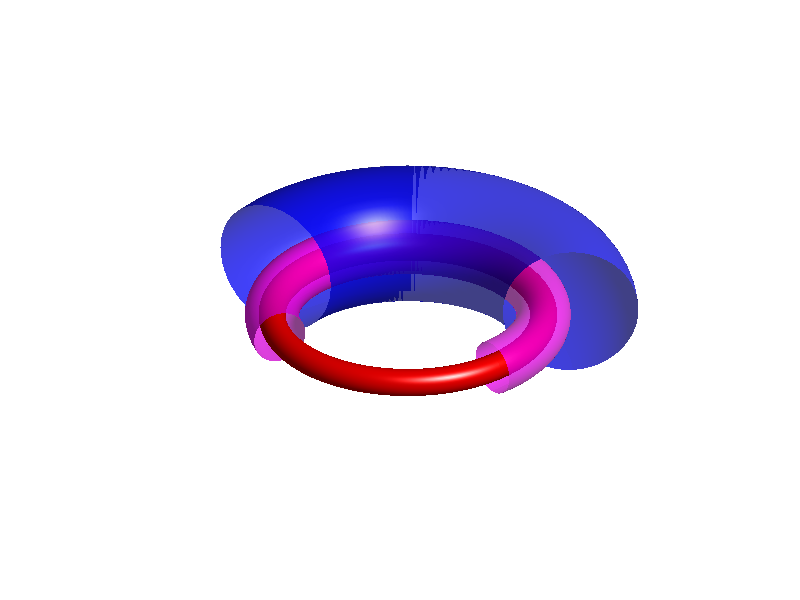
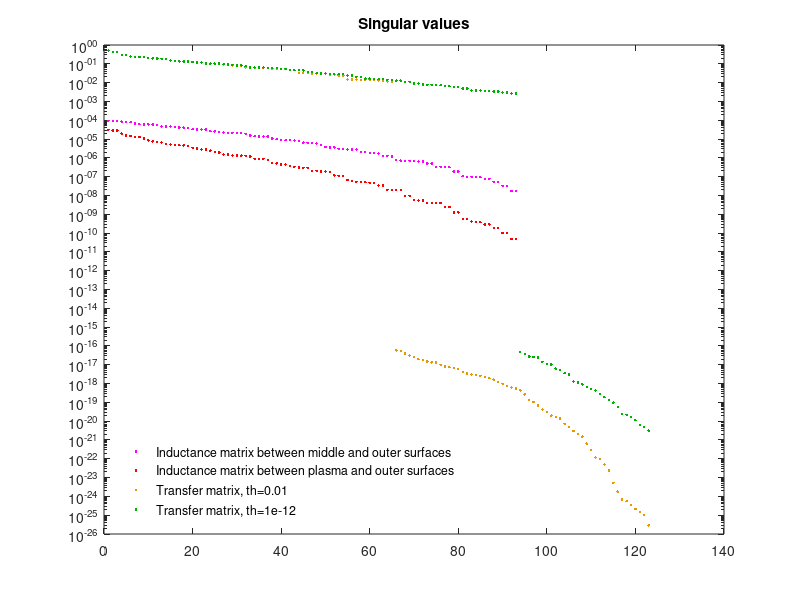
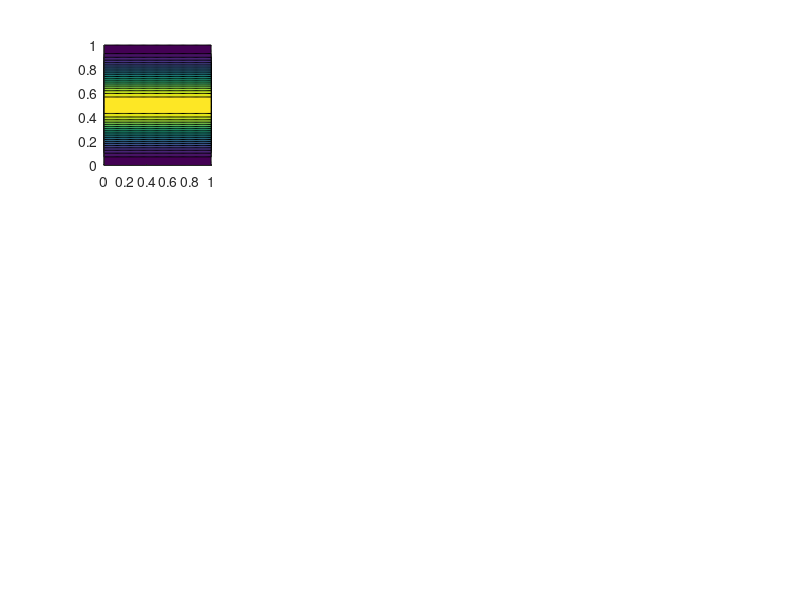

These charts were generated, in order, by the following MATLAB code: (Note: this script raises an error after producing the figures.)
function bdistrib()

% This matlab script performs the same steps to the fortran program. The
% fortran and matlab versions are completely independent of each other. For
% identical inputs, they should give identical outputs to within roundoff
% error.

clear

basis_set_option = 2;
% 1 = sines only
% 2 = cosines only
% 3 = both sines and cosines

% Resolution parameters:
% **********************************

nu_plasma = 63;
nu_middle = 51;
nu_outer  = 49;

nv_plasma = 48;
nv_middle = 47;
nv_outer  = 40;

mpol_plasma = 10;
mpol_middle = 9;
mpol_outer  = 8;

ntor_plasma = 7;
ntor_middle = 6;
ntor_outer  = 5;


% Options for the shape of the plasma surface:
% **********************************
geometry_option_plasma = 0;
woutFilename = 'C:\Users\landreman\Box Sync\MATLAB\20150601-01 Sfincs version 3\equilibria\wout_w7x_standardConfig.nc';
R0_plasma = 5.0;
a_plasma = 0.5;
nfp_imposed = 4;

% Options for the shape of the middle surface:
% **********************************
geometry_option_middle = 0;
R0_middle = 3.0;
a_middle = 1.0;
separation_middle = 0.35;

% Options for the shape of the outer surface:
% **********************************
geometry_option_outer = 1;
R0_outer = 6.0;
a_outer = 2.5;
separation_outer = 0.7; 

% Options for the SVDs and pseudo-inverse:
% **********************************
pseudoinverse_thresholds = [1e-2 1e-12];

n_singular_vectors_to_save = 12;

inverse_option = 0;
% 0 = Pseudo-inverse with customizable threshold, analogous to the implementation in the fortran version.
% 1 = Matlab "/"
% 2 = Matlab inv()
% 3 = Matlab pinv()

% Plotting options:
% **********************************

plot3DFigure = true;
%plot3DFigure = false;

%plotGrids = true;
plotGrids = false;

%plotVectors = true;
plotVectors = false;

%stopAfterInitialPlots = true;
stopAfterInitialPlots = false;

figureOffset = 0;

% Options related to checking fortran version
% *******************************************

compareToFortran = true;
%compareToFortran = false;

fortranNcFilename = 'C:\Users\landreman\Box Sync\MATLAB\bdistrib_out.compareToMatlab.nc';

fortranComparisonThreshhold = 1e-7;

% *************************************************************************
% *************************************************************************
% End of input parameters.
% *************************************************************************
% *************************************************************************

    function compareVariableToFortran(variableName, varargin)
        % Specify 'abs' as an argument to compare the absolute values.
        % This is useful for the singular vectors, which are only defined
        % up to a sign in practice.
        if ~ compareToFortran
            return
        end
        try
            fortranVariable = double(ncread(fortranNcFilename,variableName));
        catch
            fprintf(['*** Variable ',variableName,' does not exist in the fortran output file.\n'])
            return
        end
        matlabVariable = eval(variableName);
        assignin('base',[variableName,'_m'],matlabVariable)
        assignin('base',[variableName,'_f'],fortranVariable)
        if isrow(matlabVariable)
            matlabVariable = matlabVariable(:);
        end
        if isrow(fortranVariable)
            fortranVariable = fortranVariable(:);
        end
        try
            % Next lines will cause an exception if sizes are different:
            if nargin>1 && strcmp(varargin{1},'abs')
                differences = abs(abs(matlabVariable) - abs(fortranVariable)) > fortranComparisonThreshhold;
            else
                differences = abs(matlabVariable - fortranVariable) > fortranComparisonThreshhold;
            end
            if any(any(any(differences)))
                fprintf(['*** Variable ',variableName,' is the same size Matlab and fortran but differs in value. max|diff|=%g\n'],max(max(max(differences))))
            else
                fprintf(['    Variable ',variableName,' is the same in Matlab and fortran.\n'])
            end
        catch
            fprintf(['*** Variable ',variableName,' is a different size between Matlab and fortran.\n'])
        end
    end

compareVariableToFortran('nu_plasma')
compareVariableToFortran('nv_plasma')
compareVariableToFortran('nu_middle')
compareVariableToFortran('nv_middle')
compareVariableToFortran('nu_outer')
compareVariableToFortran('nv_outer')
compareVariableToFortran('geometry_option_plasma')
compareVariableToFortran('geometry_option_middle')
compareVariableToFortran('geometry_option_outer')
compareVariableToFortran('pseudoinverse_thresholds')

% *********************************************
% Set up Fourier arrays
% *********************************************

    function [mnmax, xm, xn] = setupFourierArrays(mpol,ntor)
        % xm is non-negative, while xn can be negative
        % xn is the rapidly increasing variable.
        
        % When xm=0, xn=1..ntor.
        % When xm>0, xn=-ntor..ntor.
        mnmax = ntor + mpol*(2*ntor+1);
        
        xm = zeros(mnmax,1);
        xn = zeros(mnmax,1);
        xn(1:ntor) = 1:ntor;
        nextIndex = ntor+1;
        for m = 1:mpol
            indices = nextIndex:(nextIndex+2*ntor);
            xm(indices) = m;
            xn(indices) = (-ntor):ntor;
            nextIndex = nextIndex + 2*ntor+1;
        end
    end
    
[mnmax_plasma, xm_plasma, xn_plasma] = setupFourierArrays(mpol_plasma, ntor_plasma);
[mnmax_middle, xm_middle, xn_middle] = setupFourierArrays(mpol_middle, ntor_middle);
[mnmax_outer, xm_outer, xn_outer]    = setupFourierArrays(mpol_outer, ntor_outer);

compareVariableToFortran('mpol_plasma')
compareVariableToFortran('ntor_plasma')
compareVariableToFortran('mpol_middle')
compareVariableToFortran('ntor_middle')
compareVariableToFortran('mpol_outer')
compareVariableToFortran('ntor_outer')
compareVariableToFortran('mnmax_plasma')
compareVariableToFortran('mnmax_middle')
compareVariableToFortran('mnmax_outer')
compareVariableToFortran('xn_plasma')
compareVariableToFortran('xm_plasma')
compareVariableToFortran('xn_plasma')
compareVariableToFortran('xm_middle')
compareVariableToFortran('xn_middle')
compareVariableToFortran('xm_outer')
compareVariableToFortran('xn_outer')
compareVariableToFortran('basis_set_option')

% *********************************************
% Initialize the plasma surface:
% *********************************************

switch geometry_option_plasma
    case {0,1}
        % Plain axisymmetric circular torus
        nfp = nfp_imposed;
        mnmax = 2;
        xm = [0,1];
        xn = [0,0];
        rmnc = [R0_plasma; a_plasma];
        zmns = [0; a_plasma];
        whichSurface = 2;
        Rmajor_p = R0_plasma;
        
    case {2}
        % Load flux surface info from VMEC
        filename = woutFilename;
        ns = double(ncread(filename,'ns'));
        Rmajor_p = double(ncread(filename,'Rmajor_p'));
        nfp = double(ncread(filename,'nfp'));
        xm = double(ncread(filename,'xm'));
        xn = double(ncread(filename,'xn'));
        xm_nyq = double(ncread(filename,'xm_nyq'));
        xn_nyq = double(ncread(filename,'xn_nyq'));
        rmnc = double(ncread(filename,'rmnc'));
        zmns = double(ncread(filename,'zmns'));
        bmnc = double(ncread(filename,'bmnc'));
        mnmax = double(ncread(filename,'mnmax'));
        mnmax_nyq = double(ncread(filename,'mnmax_nyq'));
        
        whichSurface = ns; % Choose the outermost surface
        % Discard the other surfaces:
        rmnc = rmnc(:,whichSurface);
        zmns = zmns(:,whichSurface);
        
    otherwise
        error('Invalid setting for geometry_option_plasma')
end

nvl_plasma = nv_plasma * nfp;
nvl_middle = nv_middle * nfp;
nvl_outer = nv_outer * nfp;

u_plasma = linspace(0,1,nu_plasma+1);
u_plasma(end) = [];
v_plasma = linspace(0,1,nv_plasma+1);
v_plasma(end) = [];
vl_plasma = linspace(0,nfp,nvl_plasma+1);
vl_plasma(end) = [];
[vl_plasma_2D, u_plasma_2D] = meshgrid(vl_plasma, u_plasma);

x = zeros(nu_plasma,nvl_plasma);
y = zeros(nu_plasma,nvl_plasma);
z = zeros(nu_plasma,nvl_plasma);

dxdu = zeros(nu_plasma,nvl_plasma);
dydu = zeros(nu_plasma,nvl_plasma);
dzdu = zeros(nu_plasma,nvl_plasma);

dxdv = zeros(nu_plasma,nvl_plasma);
dydv = zeros(nu_plasma,nvl_plasma);
dzdv = zeros(nu_plasma,nvl_plasma);

for i=1:mnmax
    angle = xm(i)*2*pi*u_plasma_2D-xn(i)*2*pi/nfp*vl_plasma_2D;
    angle2 = 2*pi*vl_plasma_2D/nfp;
    
    x = x + rmnc(i)*cos(angle).*cos(angle2);
    y = y + rmnc(i)*cos(angle).*sin(angle2);
    z = z + zmns(i)*sin(angle);
    
    dxdu = dxdu - 2*pi*xm(i)*rmnc(i)*sin(angle).*cos(angle2);
    dydu = dydu - 2*pi*xm(i)*rmnc(i)*sin(angle).*sin(angle2);
    dzdu = dzdu + 2*pi*xm(i)*zmns(i)*cos(angle);
    
    dxdv = dxdv + 2*pi/nfp*xn(i)*rmnc(i)*sin(angle).*cos(angle2) ...
        - 2*pi/nfp*rmnc(i)*cos(angle).*sin(angle2);
    dydv = dydv + 2*pi/nfp*xn(i)*rmnc(i)*sin(angle).*sin(angle2) ...
        + 2*pi/nfp*rmnc(i)*cos(angle).*cos(angle2);
    dzdv = dzdv - 2*pi/nfp*xn(i)*zmns(i)*cos(angle);
end

Nx = dydv .* dzdu - dzdv .* dydu;
Ny = dzdv .* dxdu - dxdv .* dzdu;
Nz = dxdv .* dydu - dydv .* dxdu;

r_plasma = zeros(nu_plasma, nvl_plasma, 3);
drdu_plasma = zeros(nu_plasma, nvl_plasma, 3);
drdv_plasma = zeros(nu_plasma, nvl_plasma, 3);
normal_plasma = zeros(nu_plasma, nvl_plasma, 3);

r_plasma(:,:,1) = x;
r_plasma(:,:,2) = y;
r_plasma(:,:,3) = z;
drdu_plasma(:,:,1) = dxdu;
drdu_plasma(:,:,2) = dydu;
drdu_plasma(:,:,3) = dzdu;
drdv_plasma(:,:,1) = dxdv;
drdv_plasma(:,:,2) = dydv;
drdv_plasma(:,:,3) = dzdv;
normal_plasma(:,:,1) = Nx;
normal_plasma(:,:,2) = Ny;
normal_plasma(:,:,3) = Nz;

compareVariableToFortran('nfp')
compareVariableToFortran('u_plasma')
compareVariableToFortran('v_plasma')
compareVariableToFortran('vl_plasma')

compareVariableToFortran('r_plasma')
compareVariableToFortran('drdu_plasma')
compareVariableToFortran('drdv_plasma')
compareVariableToFortran('normal_plasma')


% *********************************************
% Initialize the middle and outer surfaces:
% *********************************************

    function [u, v, vl, u_2D, vl_2D, r, drdu, drdv, normal] = initSurface(nu, nv, geometry_option, R0, a, separation);
        nvl = nv*nfp;
        u = linspace(0,1,nu+1);
        u(end) = [];
        v = linspace(0,1,nv+1);
        v(end) = [];
        vl = linspace(0,nfp,nvl+1);
        vl(end) = [];
        [vl_2D, u_2D] = meshgrid(vl, u);

        switch(geometry_option)
            case {0,1}
                if geometry_option == 0
                    R0_to_use = Rmajor_p;
                else
                    R0_to_use = R0;
                end
                
                x = (R0_to_use + a * cos(2*pi*u_2D)) .* cos(2*pi*vl_2D/nfp);
                y = (R0_to_use + a * cos(2*pi*u_2D)) .* sin(2*pi*vl_2D/nfp);
                z = a * sin(2*pi*u_2D);
                
                dxdu = -a * 2 * pi * sin(2*pi*u_2D) .* cos(2*pi*vl_2D/nfp);
                dydu = -a * 2 * pi * sin(2*pi*u_2D) .* sin(2*pi*vl_2D/nfp);
                dzdu = a * 2 * pi * cos(2*pi*u_2D);
                
                dxdv = -2*pi/nfp*(R0_to_use + a * cos(2*pi*u_2D)) .* sin(2*pi*vl_2D/nfp);
                dydv =  2*pi/nfp*(R0_to_use + a * cos(2*pi*u_2D)) .* cos(2*pi*vl_2D/nfp);
                dzdv = zeros(size(u_2D));
                
            case 2
                error('geometry_option = 2 is not yet implemented for middle and outer surfaces.')
                
            otherwise
                error('Invalid geometry_option')
        end
        
        Nx = dydv .* dzdu - dzdv .* dydu;
        Ny = dzdv .* dxdu - dxdv .* dzdu;
        Nz = dxdv .* dydu - dydv .* dxdu;
        
        r = zeros(nu, nvl, 3);
        drdu = zeros(nu, nvl, 3);
        drdv = zeros(nu, nvl, 3);
        normal = zeros(nu, nvl, 3);
        
        r(:,:,1) = x;
        r(:,:,2) = y;
        r(:,:,3) = z;
        drdu(:,:,1) = dxdu;
        drdu(:,:,2) = dydu;
        drdu(:,:,3) = dzdu;
        drdv(:,:,1) = dxdv;
        drdv(:,:,2) = dydv;
        drdv(:,:,3) = dzdv;
        normal(:,:,1) = Nx;
        normal(:,:,2) = Ny;
        normal(:,:,3) = Nz;

    end

tic
fprintf('Initializing middle surface.\n')
[u_middle, v_middle, vl_middle, u_middle_2D, vl_middle_2D, r_middle, drdu_middle, drdv_middle, normal_middle] ...
    = initSurface(nu_middle, nv_middle, geometry_option_middle, R0_middle, a_middle, separation_middle);
fprintf('Done. Took %g seconds.\n',toc)

tic
fprintf('Initializing outer surface.\n')
[u_outer, v_outer, vl_outer, u_outer_2D, vl_outer_2D, r_outer, drdu_outer, drdv_outer, normal_outer] ...
    = initSurface(nu_outer, nv_outer, geometry_option_outer, R0_outer, a_outer, separation_outer);
fprintf('Done. Took %g seconds.\n',toc)

compareVariableToFortran('u_middle')
compareVariableToFortran('v_middle')
compareVariableToFortran('vl_middle')
compareVariableToFortran('r_middle')
compareVariableToFortran('drdu_middle')
compareVariableToFortran('drdv_middle')
compareVariableToFortran('normal_middle')

compareVariableToFortran('u_outer')
compareVariableToFortran('v_outer')
compareVariableToFortran('vl_outer')
compareVariableToFortran('r_outer')
compareVariableToFortran('drdu_outer')
compareVariableToFortran('drdv_outer')
compareVariableToFortran('normal_outer')

% *********************************************
% Make 3D figure of surfaces
% *********************************************

%r_plasma = ncread(fortranNcFilename,'r_plasma');

if plot3DFigure
    r_plasma_toplot = r_plasma;
    r_middle_toplot = r_middle;
    r_outer_toplot = r_outer;

    % "Rotate" in theta so the seam in the plot is on the bottom
    nshift = round(nu_plasma*0.25);
    r_plasma_toplot = circshift(r_plasma_toplot, [nshift,0,0]);
    nshift = round(nu_middle*0.25);
    r_middle_toplot = circshift(r_middle_toplot, [nshift,0,0]);
    nshift = round(nu_outer*0.25);
    r_outer_toplot = circshift(r_outer_toplot, [nshift,0,0]);

    % Close surfaces for plotting:
    r_plasma_toplot(:,end+1,:) = r_plasma_toplot(:,1,:);
    r_plasma_toplot(end+1,:,:) = r_plasma_toplot(1,:,:);
    
    % For middle and outer surfaces, close in u, but don't bother closing
    % in v:
    r_middle_toplot(end+1,:,:) = r_middle_toplot(1,:,:);
    r_outer_toplot(end+1,:,:) = r_outer_toplot(1,:,:);
    
    
    
    mask = vl_middle < 0.7*nfp;
    r_middle_toplot = r_middle_toplot(:,mask,:);
    
    mask = (vl_outer > 0.15*nfp) & (vl_outer < 0.55*nfp);
    r_outer_toplot = r_outer_toplot(:,mask,:);

    figure(1 + figureOffset)
    clf
    set(gcf,'Color','w')
    faceColor = [1,0,0];
    surf(r_plasma_toplot(:,:,1),r_plasma_toplot(:,:,2),r_plasma_toplot(:,:,3),'FaceColor',faceColor,'EdgeColor','none')
    hold on
    if plotGrids
        plot3(r_plasma_toplot(:,:,1),r_plasma_toplot(:,:,2),r_plasma_toplot(:,:,3),'.r')
    end
    daspect([1,1,1])
    %shading interp
    axis vis3d
    hold on
    
    faceColor = [1,0,1];
    %faceColor = [0,1,0];
    surf(r_middle_toplot(:,:,1),r_middle_toplot(:,:,2),r_middle_toplot(:,:,3),'FaceColor',faceColor,'EdgeColor','none','FaceAlpha',0.75)
    
    faceColor = [0,0,1];
    surf(r_outer_toplot(:,:,1),r_outer_toplot(:,:,2),r_outer_toplot(:,:,3),'FaceColor',faceColor,'EdgeColor','none','FaceAlpha',0.75)
    
    if plotGrids
        plot3(r_middle_toplot(:,:,1),r_middle_toplot(:,:,2),r_middle_toplot(:,:,3),'.m')
        plot3(r_outer_toplot(:,:,1),r_outer_toplot(:,:,2),r_outer_toplot(:,:,3),'.b')
    end
    %surf(X_coil,Y_coil,Z_coil,'FaceColor',faceColor,'EdgeColor','none')
    %surf(X_coil,Y_coil,Z_coil,'FaceColor',faceColor,'EdgeColor','none','FaceAlpha',0.75)
    light
    lighting gouraud
    zoom(1.6)
    campos([  574.9370 -457.0244  424.3304])
    camva(1.0271)
    axis off
    
end

if stopAfterInitialPlots
    return
end


% *********************************************
% Compute mutual inductance matrices
% *********************************************

mu0 = 4*pi*(1e-7);
[v_outer_2D, u_outer_2D] = meshgrid(v_outer,u_outer);
du_outer = u_outer(2)-u_outer(1);
dv_outer = v_outer(2)-v_outer(1);

switch basis_set_option
    case {1,2}
        num_basis_functions_plasma = mnmax_plasma;
        num_basis_functions_middle = mnmax_middle;
        num_basis_functions_outer  = mnmax_outer;
    case {3}
        num_basis_functions_plasma = mnmax_plasma * 2;
        num_basis_functions_middle = mnmax_middle * 2;
        num_basis_functions_outer  = mnmax_outer  * 2;
    otherwise
        error('Invalid value for basis_set_option')
end

    function inductanceMatrix = computeInductanceMatrix(r, normal, u, v, mnmax, xm, xn, num_basis_functions)
        nu = size(r,1);
        nv = size(r,2)/nfp;
        if round(nv) ~= nv
            error('Something went wrong.')
        end
        
        [v2D, u2D] = meshgrid(v,u);
        du = u(2)-u(1);
        dv = v(2)-v(1);

        tic1 = tic;
        xToFourier = zeros(num_basis_functions,nu*nv);
        xToFourier_outer = zeros(nu_outer*nv_outer,num_basis_functions_outer);
        switch basis_set_option
            case {1}
                % sines only
                for imn = 1:mnmax
                    xToFourier(imn,:) = reshape(sin(2*pi*(xm(imn)*u2D + xn(imn)*v2D)), [nu*nv,1])';
                end
                for imn = 1:mnmax_outer
                    xToFourier_outer(:,imn) = reshape(sin(2*pi*(xm_outer(imn)*u_outer_2D + xn_outer(imn)*v_outer_2D)), [nu_outer*nv_outer,1]);
                end
            case {2}
                % cosines only
                for imn = 1:mnmax
                    xToFourier(imn,:) = reshape(cos(2*pi*(xm(imn)*u2D + xn(imn)*v2D)), [nu*nv,1])';
                end
                for imn = 1:mnmax_outer
                    xToFourier_outer(:,imn) = reshape(cos(2*pi*(xm_outer(imn)*u_outer_2D + xn_outer(imn)*v_outer_2D)), [nu_outer*nv_outer,1]);
                end
            case {3}
                % Both sines and cosines
                for imn = 1:mnmax
                    xToFourier(imn,:) = reshape(sin(2*pi*(xm(imn)*u2D + xn(imn)*v2D)), [nu*nv,1])';
                    xToFourier(imn+mnmax,:) = reshape(cos(2*pi*(xm(imn)*u2D + xn(imn)*v2D)), [nu*nv,1])';
                end
                for imn = 1:mnmax_outer
                    xToFourier_outer(:,imn) = reshape(sin(2*pi*(xm_outer(imn)*u_outer_2D + xn_outer(imn)*v_outer_2D)), [nu_outer*nv_outer,1]);
                    xToFourier_outer(:,imn+mnmax_outer) = reshape(cos(2*pi*(xm_outer(imn)*u_outer_2D + xn_outer(imn)*v_outer_2D)), [nu_outer*nv_outer,1]);
                end
        end
        fprintf('  xToFourier: %g\n',toc(tic1))
        
        tic1 = tic;
        vIndices = 1:nv;
        inductanceMatrix_xBasis = zeros(nu*nv, nu_outer*nv_outer);
        for iu_outer = 1:nu_outer
            for iv_outer = 1:nv_outer
                index_outer = (iv_outer-1)*nu_outer + iu_outer;
                for l_outer = 0:(nfp-1)
                    ivl_outer = iv_outer + l_outer*nv_outer;
                    dx = r(:,vIndices,1) - r_outer(iu_outer,ivl_outer,1);
                    dy = r(:,vIndices,2) - r_outer(iu_outer,ivl_outer,2);
                    dz = r(:,vIndices,3) - r_outer(iu_outer,ivl_outer,3);
                    dr2 = dx.*dx + dy.*dy + dz.*dz;
                    denominator = dr2 .* sqrt(dr2);
                    temp = (normal(:,vIndices,1)*normal_outer(iu_outer,ivl_outer,1) ...
                        +   normal(:,vIndices,2)*normal_outer(iu_outer,ivl_outer,2) ...
                        +   normal(:,vIndices,3)*normal_outer(iu_outer,ivl_outer,3) ...
                        - (3./dr2) .* (dx .* normal(:,vIndices,1) + dy .* normal(:,vIndices,2) + dz .* normal(:,vIndices,3)) ...
                        .* (dx * normal_outer(iu_outer,ivl_outer,1) + dy * normal_outer(iu_outer,ivl_outer,2) + dz * normal_outer(iu_outer,ivl_outer,3))) ./ denominator;
                    inductanceMatrix_xBasis(:,index_outer) = inductanceMatrix_xBasis(:,index_outer) + ...
                        reshape(temp, [nu*nv,1]);
                end
            end
        end
        fprintf('  xBasis: %g\n',toc(tic1))

        tic1 = tic;
        inductanceMatrix = (2 * nfp * mu0/(4*pi) * du * dv * du_outer * dv_outer) * xToFourier * inductanceMatrix_xBasis * xToFourier_outer;
        fprintf('  matmul: %g\n',toc(tic1))
    end

tic
fprintf('Building mutual inductance matrix between the plasma and outer surfaces.\n')
inductance_plasma = computeInductanceMatrix(r_plasma, normal_plasma, u_plasma, v_plasma, mnmax_plasma, xm_plasma, xn_plasma, num_basis_functions_plasma);
fprintf('Done. Took %g seconds.\n',toc)

tic
fprintf('Building mutual inductance matrix between the middle and outer surfaces.\n')
inductance_middle = computeInductanceMatrix(r_middle, normal_middle, u_middle, v_middle, mnmax_middle, xm_middle, xn_middle, num_basis_functions_middle);
fprintf('Done. Took %g seconds.\n',toc)

compareVariableToFortran('inductance_plasma')
compareVariableToFortran('inductance_middle')

% *********************************************
% Compute SVD of the two inductance matrices
% *********************************************

tic
fprintf('Computing SVD of the mutual inductance matrix between the plasma and outer surfaces.\n')
[svd_u_inductance_plasma, svd_s_inductance_plasma, svd_v_inductance_plasma] = svd(inductance_plasma);
svd_s_inductance_plasma = diag(svd_s_inductance_plasma);
fprintf('Done. Took %g seconds.\n',toc)

tic
fprintf('Computing SVD of the mutual inductance matrix between the middle and outer surfaces.\n')
[svd_u_inductance_middle, svd_s_inductance_middle, svd_v_inductance_middle] = svd(inductance_middle);
svd_s_inductance_middle_size = size(svd_s_inductance_middle);
svd_s_inductance_middle = diag(svd_s_inductance_middle);
fprintf('Done. Took %g seconds.\n',toc)

figure(figureOffset + 2)
clf
semilogy(svd_s_inductance_middle,'.m','DisplayName','Inductance matrix between middle and outer surfaces')
hold on
semilogy(svd_s_inductance_plasma,'.r','DisplayName','Inductance matrix between plasma and outer surfaces')
%set(gca,'xGrid','on','yGrid','on')
title('Singular values')

compareVariableToFortran('svd_s_inductance_plasma')
compareVariableToFortran('svd_s_inductance_middle')

% *********************************************
% Compute transfer matrix
% *********************************************

n_pseudoinverse_thresholds = numel(pseudoinverse_thresholds);
n_singular_values_retained = zeros(n_pseudoinverse_thresholds,1);
svd_s_transferMatrix = zeros(min([num_basis_functions_plasma,num_basis_functions_middle]), n_pseudoinverse_thresholds);
svd_u_transferMatrix = zeros(num_basis_functions_plasma,n_singular_vectors_to_save, n_pseudoinverse_thresholds);
svd_v_transferMatrix = zeros(num_basis_functions_middle,n_singular_vectors_to_save, n_pseudoinverse_thresholds);

compareVariableToFortran('n_pseudoinverse_thresholds')
compareVariableToFortran('pseudoinverse_thresholds')
compareVariableToFortran('n_singular_vectors_to_save')


colors = [0.9,0.6,0;
        0,0.7,0;
        0,0,1;
        0,0,0;];

if inverse_option==0
    Mpo_V = inductance_plasma * svd_v_inductance_middle;
end

for i = 1:n_pseudoinverse_thresholds    
    % Decide how many singular values to keep:
    threshold = pseudoinverse_thresholds(i);
    keepMask = (svd_s_inductance_middle/svd_s_inductance_middle(1)) >= threshold;
    n_singular_values_retained(i) = sum(keepMask);
    fprintf('Forming transfer matrix for pinv threshold %g: retaining %d singular values.\n',threshold, n_singular_values_retained(i))
    tic

    switch inverse_option
        case 0
            fprintf('Using customizable pseudo-inverse to invert M_mo.\n')
            % Build the rectangular matrix of inverse singular values:
            inverseSingularValues = 1./svd_s_inductance_middle;
            inverseSingularValues(~keepMask) = 0;
            inverseSingularValues = inverseSingularValues(:);
            diagonalPart = spdiags(inverseSingularValues, 0, svd_s_inductance_middle_size(2), svd_s_inductance_middle_size(1));
            
            % Put the pieces together:
            transferMatrix = Mpo_V * diagonalPart * (svd_u_inductance_middle');
        case 1
            fprintf('Using Matlab''s "/" to invert M_mo.\n')
            transferMatrix = inductance_plasma / inductance_middle;
        case 2
            fprintf('Using Matlab''s "inv()" to invert M_mo.\n')
            transferMatrix = inductance_plasma * inv(inductance_middle);
        case 3
            fprintf('Using Matlab''s "pinv()" to invert M_mo.\n')
            transferMatrix = inductance_plasma * pinv(inductance_middle);
        otherwise
            error('Invalid option for inverse_option')
    end
    fprintf('  Assembled transfer matrix. Took %g seconds.\n',toc)
    
    % Carry out SVD
    tic
    [svd_u_transferMatrix_pre, svd_s_transferMatrix_pre, svd_v_transferMatrix_pre] = svd(transferMatrix);
    svd_s_transferMatrix(:,i) = diag(svd_s_transferMatrix_pre);
    fprintf('  Done with SVD. Took %g seconds.\n',toc)
    svd_u_transferMatrix(:,:,i) = svd_u_transferMatrix_pre(:,1:n_singular_vectors_to_save);
    svd_v_transferMatrix(:,:,i) = svd_v_transferMatrix_pre(:,1:n_singular_vectors_to_save);
    
    colorindex = 1+mod(i-1,size(colors,1));
    plot(svd_s_transferMatrix(:,i),'.','DisplayName',['Transfer matrix, th=',num2str(threshold)],'Color',colors(colorindex,:))
end

switch basis_set_option
    case {1}
        svd_u_transferMatrix_sin = svd_u_transferMatrix;
        svd_u_transferMatrix_cos = zeros(size(svd_u_transferMatrix));
        svd_v_transferMatrix_sin = svd_v_transferMatrix;
        svd_v_transferMatrix_cos = zeros(size(svd_v_transferMatrix));
    case {2}
        svd_u_transferMatrix_cos = svd_u_transferMatrix;
        svd_u_transferMatrix_sin = zeros(size(svd_u_transferMatrix));
        svd_v_transferMatrix_cos = svd_v_transferMatrix;
        svd_v_transferMatrix_sin = zeros(size(svd_v_transferMatrix));
    case {3}
        svd_u_transferMatrix_sin = svd_u_transferMatrix(1:mnmax_plasma,:,:);
        svd_u_transferMatrix_cos = svd_u_transferMatrix(mnmax_plasma+1:end,:,:);
        svd_v_transferMatrix_sin = svd_v_transferMatrix(1:mnmax_middle,:,:);
        svd_v_transferMatrix_cos = svd_v_transferMatrix(mnmax_middle+1:end,:,:);
end

legend show
set(legend,'Box','off','Location','southwest')

compareVariableToFortran('svd_s_transferMatrix')
compareVariableToFortran('svd_u_transferMatrix_sin','abs')
compareVariableToFortran('svd_u_transferMatrix_cos','abs')
compareVariableToFortran('svd_v_transferMatrix_sin','abs')
compareVariableToFortran('svd_v_transferMatrix_cos','abs')

% *********************************************
% Done with the main calculation.
% Now plot singular vectors.
% *********************************************

numContours = 20;
nextFigure = 2;

nu_plot = 102;
nv_plot = 100;
u_plot = linspace(0,1,nu_plot);
v_plot = linspace(0,1,nv_plot);
[v_plot_2D, u_plot_2D] = meshgrid(v_plot,u_plot);
FourierToX = zeros(nu_plot*nv_plot,num_basis_functions_plasma);
switch basis_set_option
    case {1}
        for imn = 1:mnmax_plasma
            FourierToX(:,imn) = reshape(sin(2*pi*(xm_plasma(imn)*u_plot_2D + xn_plasma(imn)*v_plot_2D)), [nu_plot*nv_plot,1]);
        end
    case {2}
        for imn = 1:mnmax_plasma
            FourierToX(:,imn) = reshape(cos(2*pi*(xm_plasma(imn)*u_plot_2D + xn_plasma(imn)*v_plot_2D)), [nu_plot*nv_plot,1]);
        end
    case {3}
        for imn = 1:mnmax_plasma
            FourierToX(:,imn) = reshape(sin(2*pi*(xm_plasma(imn)*u_plot_2D + xn_plasma(imn)*v_plot_2D)), [nu_plot*nv_plot,1]);
            FourierToX(:,imn+mnmax_plasma) = reshape(cos(2*pi*(xm_plasma(imn)*u_plot_2D + xn_plasma(imn)*v_plot_2D)), [nu_plot*nv_plot,1]);
        end
end

for whichThreshold = 1:n_pseudoinverse_thresholds
    nextFigure = nextFigure+1;
    figure(nextFigure)
    clf
    numCols = ceil(sqrt(n_singular_vectors_to_save));
    numRows = ceil(n_singular_vectors_to_save / numCols);
    
    for whichPlot = 1:n_singular_vectors_to_save
        subplot(numRows,numCols,whichPlot)
        data = reshape(FourierToX * svd_u_transferMatrix(:,whichPlot,whichThreshold),[nu_plot,nv_plot]);
        contourf(v_plot, u_plot, data, numContours,'EdgeColor','none')
        colorbar
        xlabel('v')
        ylabel('u')
        title({['Singular vector u ',num2str(whichPlot)],['s=',num2str(svd_s_transferMatrix(whichPlot,whichThreshold))]})
    end
    stringForTop = ['Efficiency-ordered B_n distributions on plasma surface (threshold=',num2str(pseudoinverse_thresholds(whichThreshold)),')'];
    annotation('textbox',[0 0.96 1 .04],'HorizontalAlignment','center',...
        'Interpreter','none','VerticalAlignment','bottom',...
        'FontSize',11,'LineStyle','none','String',stringForTop);
    
end


FourierToX = zeros(nu_plot*nv_plot,num_basis_functions_middle);
switch basis_set_option
    case {1}
        for imn = 1:mnmax_middle
            FourierToX(:,imn) = reshape(sin(2*pi*(xm_middle(imn)*u_plot_2D + xn_middle(imn)*v_plot_2D)), [nu_plot*nv_plot,1]);
        end
    case {2}
        for imn = 1:mnmax_middle
            FourierToX(:,imn) = reshape(cos(2*pi*(xm_middle(imn)*u_plot_2D + xn_middle(imn)*v_plot_2D)), [nu_plot*nv_plot,1]);
        end
    case {3}
        for imn = 1:mnmax_middle
            FourierToX(:,imn) = reshape(sin(2*pi*(xm_middle(imn)*u_plot_2D + xn_middle(imn)*v_plot_2D)), [nu_plot*nv_plot,1]);
            FourierToX(:,imn+mnmax_middle) = reshape(cos(2*pi*(xm_middle(imn)*u_plot_2D + xn_middle(imn)*v_plot_2D)), [nu_plot*nv_plot,1]);
        end
end

for whichThreshold = 1:n_pseudoinverse_thresholds
    nextFigure = nextFigure+1;
    figure(nextFigure)
    clf
    numCols = ceil(sqrt(n_singular_vectors_to_save));
    numRows = ceil(n_singular_vectors_to_save / numCols);
    
    for whichPlot = 1:n_singular_vectors_to_save
        subplot(numRows,numCols,whichPlot)
        data = reshape(FourierToX * svd_v_transferMatrix(:,whichPlot,whichThreshold),[nu_plot,nv_plot]);
        contourf(v_plot, u_plot, data, numContours,'EdgeColor','none')
        colorbar
        xlabel('v')
        ylabel('u')
        title(['Singular vector v ',num2str(whichPlot)])
    end
    stringForTop = ['Efficiency-ordered B_n distributions on middle surface (threshold=',num2str(pseudoinverse_thresholds(whichThreshold)),')'];
    annotation('textbox',[0 0.96 1 .04],'HorizontalAlignment','center',...
        'Interpreter','none','VerticalAlignment','bottom',...
        'FontSize',11,'LineStyle','none','String',stringForTop);
    
end

end
